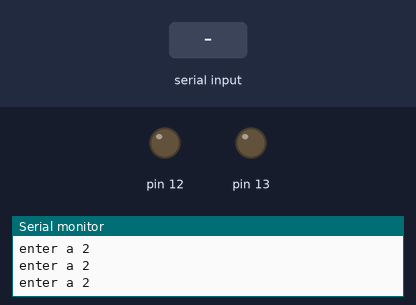
A sketch run on a simulated Arduino Uno, built with avr-gcc and run on an emulated ATmega328P. Parts: output pins drawn as LEDs (lit = HIGH), the last lines printed to the serial monitor. Inputs (shaded band) come from the test bench. Random numbers use the default seed unless the sketch sets one.

Above: at 1.2 s.
1.3 s: "1" received over Serial
At 1.48 s:
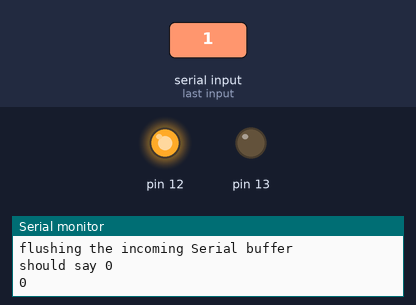
3.0 s: "0" received over Serial
At 4.2 s:
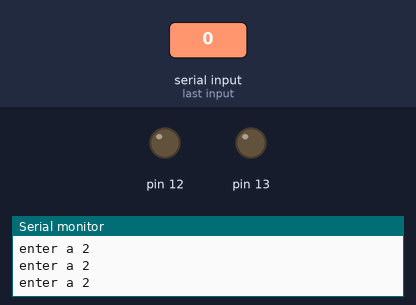
4.8 s: "2" received over Serial
At 5.08 s:
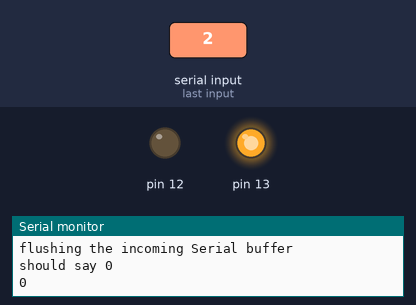
Timing chart, 0 to 7.8 s (numbered marks = the images above; inputs shaded):
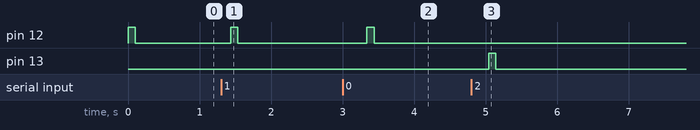

The sketch:

game.ino
```cpp
#include <game.h>

Game game(5, 13, 12); // Input args: (long randNumber, int rightLedPin, int leftLedPin)

void setup()
{
  // general setup
  Serial.begin(9600);
}

void loop()
{
  // print a random number from 0 to 3
  long randNumber = random(3);
  //Serial.println(randNumber);

  if (randNumber == 0)
  {
    game.rightTurnSignal();
    while (Serial.available() < 1)
    {
      // wait for user to enter any number in serial monitor
      Serial.println("enter a 1");
    }
  }
  else if (randNumber == 1)
  {
    game.leftTurnSignal();
    while (Serial.available() < 1)
    {
      // wait for user to enter any number in serial monitor
      Serial.println("enter a 2");
    }
  }
  else
  {
    Serial.println("entered into else condition");
  }

  // this tells you how many characters are available in the receive buffer for you to read
  Serial.println("should say 1");
  Serial.println(Serial.available());

  // clear the incoming Serial buffer:
  Serial.println("flushing the incoming Serial buffer");
  flushReceived();

  // this should print that the buffer is cleared
  Serial.println("should say 0");
  Serial.println(Serial.available());
  delay(50);

}

// move out to game class
void flushReceived()
{
  while(Serial.available())
    {
      Serial.read();
    }
}
```

Measured:
- after the input at 1.3 s, pin 12: LOW → HIGH after 0.14 s, → LOW 0.10 s later
- after the input at 3.0 s, pin 12: LOW → HIGH after 0.34 s, → LOW 0.10 s later
- after the input at 4.8 s, pin 13: LOW → HIGH after 0.24 s, → LOW 0.10 s later
